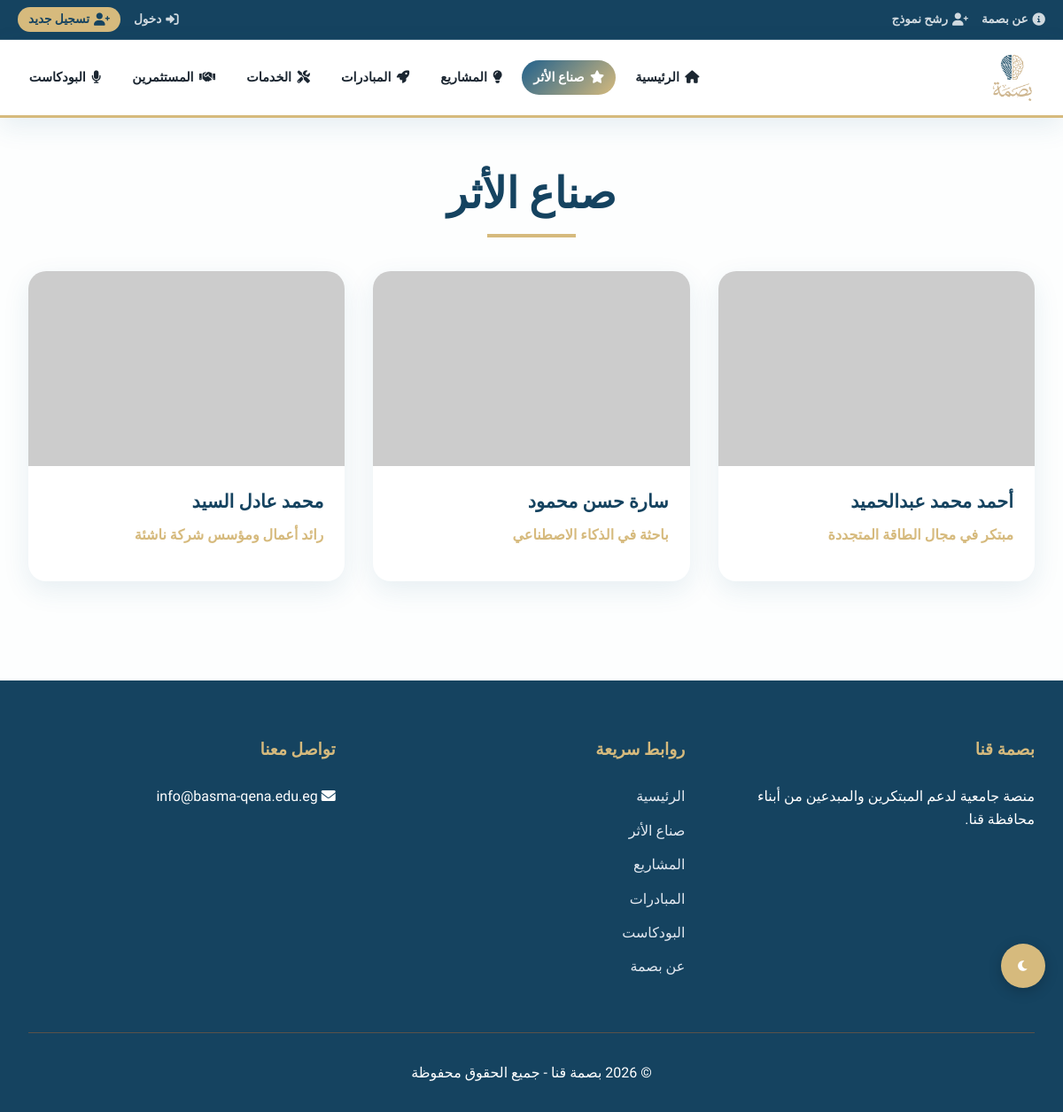
/story/, run on the app's committed database.
### portal/models.py (models this page shows, shortened)
class StoryMaker(models.Model):
    STATUS_CHOICES = [
        ('pending', 'قيد المراجعة'),
        ('verified', 'موثق'),
    ]
    name = models.CharField(max_length=150)
    title = models.CharField(max_length=150)
    category = models.CharField(max_length=50, default='عام')
    image = models.URLField(max_length=500, blank=True, null=True)
    cover_image = models.URLField(max_length=500, blank=True, null=True)
    video = models.URLField(max_length=500, blank=True, null=True)
    description = models.TextField()
    full_story = models.TextField(blank=True, null=True)
    team = models.JSONField(default=list, blank=True)  # قائمة أسماء الفريق
    images = models.JSONField(default=list, blank=True)  # قائمة روابط معرض الصور
    achievements = models.JSONField(default=list, blank=True)
    news = models.JSONField(default=list, blank=True)
    status = models.CharField(max_length=20, choices=STATUS_CHOICES, default='pending')
    views = models.PositiveIntegerField(default=0)
    interested = models.PositiveIntegerField(default=0)
    news_content = models.TextField(blank=True, null=True)  # أخبار ومستجدات صانع الأثر
    date = models.DateTimeField(auto_now_add=True)

### portal/views.py (the view)
# urls.py: path('story/', views.story_list, name='story'),
def story_list(request):
    stories = StoryMaker.objects.all()
    context = {'stories': stories}
    return render(request, 'portal/story_list.html', context)

### templates/portal/story_list.html (shortened to what this page needs)
{% extends 'portal/base.html' %}
{% block content %}
<div class="container">
    <div class="section-title">
        <h2>صناع الأثر</h2>
    </div>
    <div class="cards-grid">
        {% for maker in stories %}
            <div class="card" onclick="location.href='{% url 'story_detail' maker.pk %}'">
                <img class="card-img" src="{{ maker.image|default:'https://via.placeholder.com/400x300/3b82f6/ffffff?text=Story+Maker' }}" alt="{{ maker.name }}">
                <div class="card-content">
                    <h3 class="card-title">{{ maker.name }}</h3>
                    <div class="card-subtitle">{{ maker.title }}</div>
                </div>
            </div>
        {% empty %}
            <p style="grid-column: 1/-1; text-align: center; color: #64748B;">لا يوجد صناع أثر حالياً.</p>
        {% endfor %}
    </div>
</div>
{% endblock %}

### static/css/style.css (style rules this page uses)
* { margin: 0; padding: 0; box-sizing: border-box; }
:root { --primary: #21618C; --primary-dark: #154360; --accent: #D6BA7D; --accent-dark: #B79F6A; --bg-light: #FDFEFE; --text-dark: #1B2631; --card-bg: white; --border-color: #E2E8F0; --shadow: 0 10px 30px rgba(33, 97, 140, 0.1); --heading-color: var(--primary-dark); }
html, body { overflow-x: hidden; }
body { font-family: 'Cairo', sans-serif; background-color: var(--bg-light); color: var(--text-dark); line-height: 1.6; }
.container { max-width: 1400px; margin: 0 auto; padding: 3rem 2rem; }
.section-title { text-align: center; margin-bottom: 3rem; }
.section-title h2 { font-size: 3rem; color: var(--primary-dark); position: relative; display: inline-block; }
.section-title h2::after { content: ''; position: absolute; bottom: -10px; left: 50%; transform: translateX(-50%); width: 100px; height: 4px; background: var(--accent); }
.cards-grid { display: grid; grid-template-columns: repeat(auto-fit, minmax(300px, 1fr)); gap: 2rem; }
.card { background: white; border-radius: 20px; overflow: hidden; box-shadow: var(--shadow); transition: transform 0.4s cubic-bezier(0.175, 0.885, 0.32, 1.275), box-shadow 0.3s; cursor: pointer; }
.card-img { width: 100%; height: 220px; object-fit: cover; display: block; transition: transform 0.5s ease; }
.card-content { padding: 1.5rem; }
.card-title { font-size: 1.3rem; font-weight: 700; color: var(--primary-dark); margin-bottom: 0.5rem; }
.card-subtitle { color: var(--accent); font-weight: 600; margin-bottom: 1rem; }

### data on the page
StoryMaker: name "أحمد محمد عبدالحميد", title "مبتكر في مجال الطاقة المتجددة"
StoryMaker: name "سارة حسن محمود", title "باحثة في الذكاء الاصطناعي"
StoryMaker: name "محمد عادل السيد", title "رائد أعمال ومؤسس شركة ناشئة"
